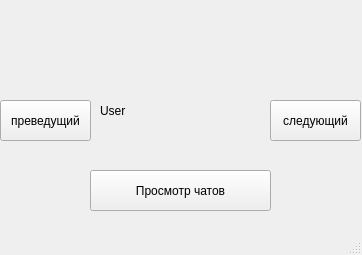
<?xml version="1.0" encoding="UTF-8"?>
<ui version="4.0">
 <class>ShowUser</class>
 <widget class="QMainWindow" name="ShowUser">
  <property name="geometry">
   <rect>
    <x>0</x>
    <y>0</y>
    <width>362</width>
    <height>255</height>
   </rect>
  </property>
  <property name="windowTitle">
   <string>MainWindow</string>
  </property>
  <widget class="QWidget" name="centralwidget">
   <widget class="QPushButton" name="chekchat">
    <property name="geometry">
     <rect>
      <x>90</x>
      <y>170</y>
      <width>181</width>
      <height>41</height>
     </rect>
    </property>
    <property name="text">
     <string>Просмотр чатов</string>
    </property>
   </widget>
   <widget class="QPushButton" name="previos">
    <property name="geometry">
     <rect>
      <x>0</x>
      <y>100</y>
      <width>91</width>
      <height>41</height>
     </rect>
    </property>
    <property name="text">
     <string>преведущий</string>
    </property>
   </widget>
   <widget class="QPushButton" name="next">
    <property name="geometry">
     <rect>
      <x>270</x>
      <y>100</y>
      <width>91</width>
      <height>41</height>
     </rect>
    </property>
    <property name="text">
     <string>следующий</string>
    </property>
   </widget>
   <widget class="QLabel" name="label">
    <property name="geometry">
     <rect>
      <x>100</x>
      <y>90</y>
      <width>161</width>
      <height>41</height>
     </rect>
    </property>
    <property name="text">
     <string>User</string>
    </property>
   </widget>
  </widget>
  <widget class="QMenuBar" name="menubar">
   <property name="geometry">
    <rect>
     <x>0</x>
     <y>0</y>
     <width>362</width>
     <height>21</height>
    </rect>
   </property>
  </widget>
  <widget class="QStatusBar" name="statusbar"/>
 </widget>
 <resources/>
 <connections/>
</ui>
